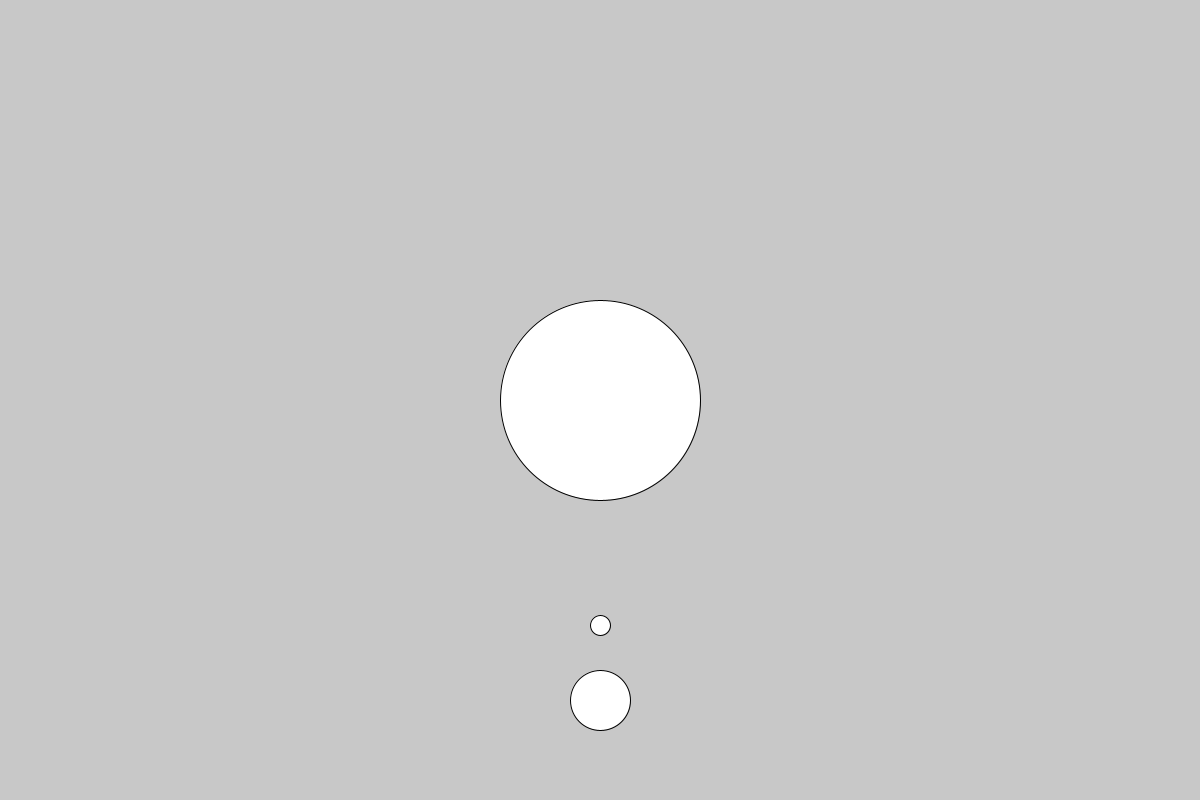
Frame 1 (no input)
Frame 60 (the mouse pressed at the canvas centre just before this capture): identical to frame 1, image omitted
Frame 120 (the mouse held since frame 60 and released just before this capture): identical to frame 1, image omitted

The Processing sketch that drew this single still picture (run headless with seeded random() and noise(); from frame 60 on, the mouse is pressed at the canvas centre):

// Processing sketch: sol_terra_lua
// ── sol_terra_lua.pde
float psx;
float psy;
float rs  = 100;
float ptx;
float pty;
float rt  = 30;
float plx;
float ply;
float rl  = 10;
float dt;
float dl;

void setup() 
{
  size(1200,800);
  psx = width/2;
  psy = height/2;
  ptx = psx;
  pty = psy + 300;
  plx = ptx;
  ply = pty - 75;
  
  dl = sqrt(pow(ptx - plx,2) + pow(pty - ply,2));
  textAlign(CENTER,CENTER);
  textSize(36);
  stroke(0);
}

void draw()
{
  background(200);
  fill(255);
  int al = 5;  //Angula rotação lua
  int at = 65; //Angulo rotação terra
  
  ellipse(psx,psy,rs*2,rs*2);
  ellipse(ptx,pty,rt*2,rt*2);
  ellipse(plx,ply,rl*2,rl*2);
  
  //float[] newEarthPos = rotateEarth(psx, psy, ptx, pty,  at, dt);
  //float[] newMoonPos  = rotateMoon (ptx, pty, plx, ply, al, dl);
  
  /*ptx = newEarthPos[0];
  pty = newEarthPos[1];
  /*plx = newMoonPos[0];
  ply = newMoonPos[1];*/
}

float[] rotateEarth(float psx, float psy, float ptx, float pty, int at)
{
  float dt = sqrt(pow(psx - ptx,2) + pow(psy - pty,2));
  float newPtx = dt * cos(at) + psx;
  float newPty = dt * sin(at) + psy;
  
  return new float[] {newPtx, newPty};
}

float[] rotateMoon(float ptx, float pty, float plx, float ply, int al, float dl)
{
  float newPlx = dl * cos(al) + psx;
  float newPly = dl * sin(al) + pty;
  
  return new float[] {newPlx, newPly};
}
